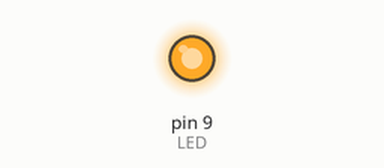
The sketch below on a simulated Arduino Uno, built with avr-gcc and run on an emulated ATmega328P. Shown: output pins drawn as LEDs (lit = HIGH).

Above: at 0.05 s.
At 6.35 s:
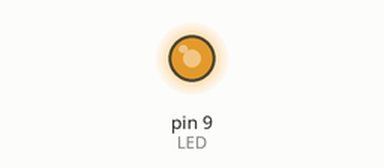
At 12.75 s:
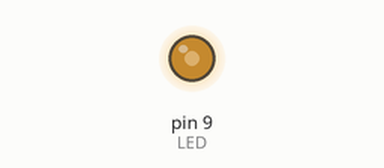
At 25.45 s:
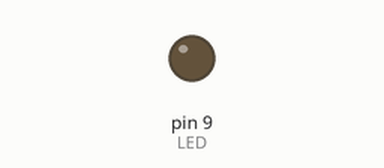
Timing chart, 0 to 33.2 s (numbered marks = the images above):
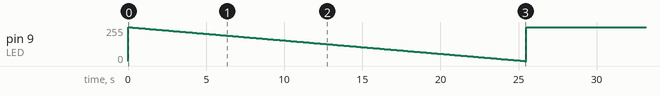

The sketch:

dim_led.ino
```cpp
// cursus microprocesoren
// Riekus Bennink

#define LED 9

int dimValue =255;

void setup() {
  pinMode(LED, OUTPUT);
}

void loop() {
  dimValue --;
  analogWrite(LED,  dimValue);
  delay(100);
  // put your main code here, to run repeatedly:

}
```

Measured:
- by itself, pin 9 (LED): ramps from 255/255 to 0/255 and jumps back, once every 25.5 s
